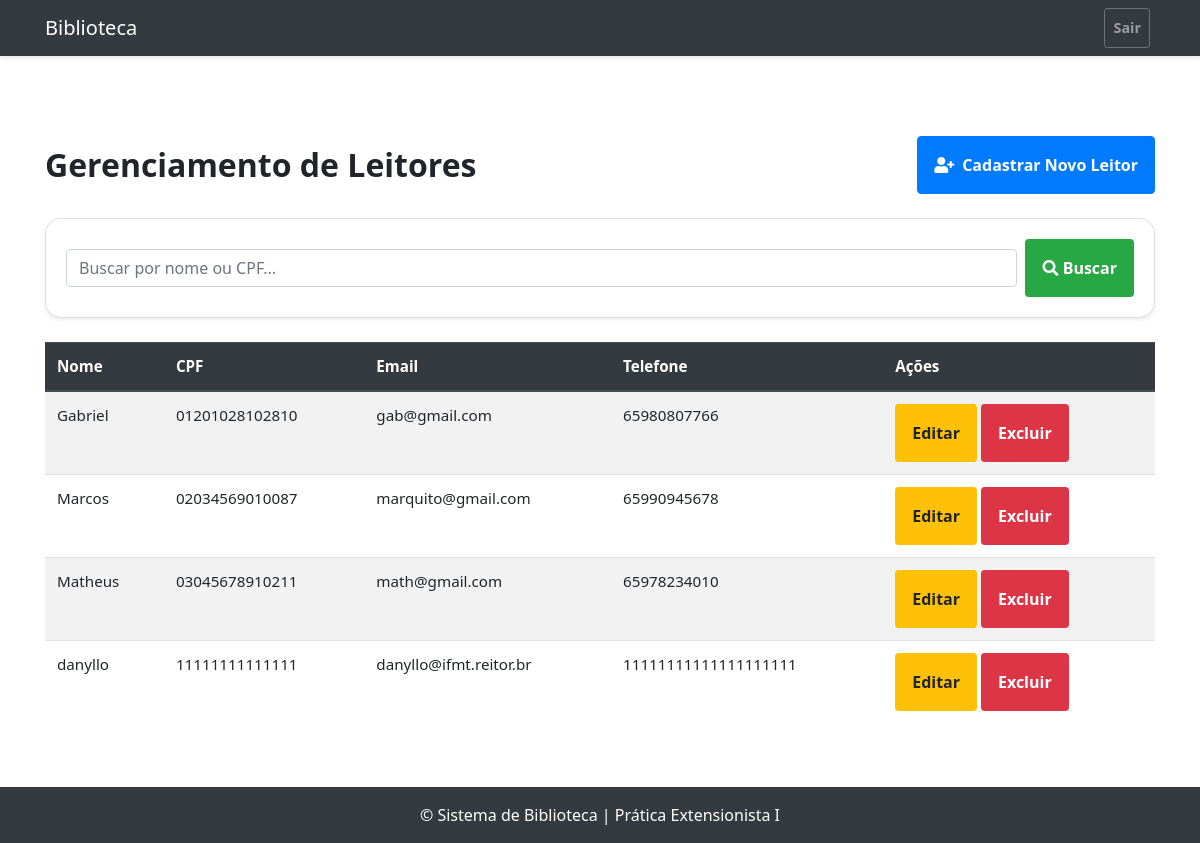
The app's page /leitor/consultar/ (signed in) with its own data.
### biblioteca/models.py (models this page shows, shortened)
class Leitor(models.Model):
    nome = models.CharField(max_length=100)
    cpf = models.CharField(max_length=14, unique=True)
    email = models.EmailField(unique=True)
    telefone = models.CharField(max_length=20, blank=True, null=True)
    endereco = models.CharField(max_length=200, blank=True, null=True)
    data_nascimento = models.DateField(blank=True, null=True)
    data_criacao = models.DateTimeField(auto_now_add=True)
    data_atualizacao = models.DateTimeField(auto_now=True)
    class Meta:
        verbose_name = "Leitor"
        verbose_name_plural = "Leitores"

### biblioteca/views.py (the view)
    def wrapper(request, *args, **kwargs):
        if 'funcionario_logado_id' not in request.session:
            messages.warning(request, "Você precisa estar logado para acessar esta página.")
            return redirect('login')
        return view_func(request, *args, **kwargs)

### biblioteca/views.py (called while the page is built)
def funcionario_login_required(view_func):
    def wrapper(request, *args, **kwargs):
        if 'funcionario_logado_id' not in request.session:
            messages.warning(request, "Você precisa estar logado para acessar esta página.")
            return redirect('login')
        return view_func(request, *args, **kwargs)
    return wrapper

@funcionario_login_required
def consultar_leitor(request):
    query = request.GET.get('q')
    leitores = Leitor.objects.all().order_by('nome')
    if query:
        leitores = leitores.filter(
            Q(nome__icontains=query) | Q(cpf__icontains=query)
        )
        if not leitores.exists():
            messages.info(request, f"Nenhum leitor encontrado para a busca: '{query}'.")
    return render(request, 'leitor/consultar_leitor.html', {'leitores': leitores, 'query': query})

### templates/leitor/consultar_leitor.html (shortened to what this page needs)
{% extends 'base.html' %} {% load static %} {% block content %}
<div class="container py-5">
  <div class="d-flex justify-content-between align-items-center mb-4">
    <h2 class="mb-0 font-weight-bold">Gerenciamento de Leitores</h2>
    <a href="{% url 'cadastrar_leitor' %}" class="btn btn-primary">
      <i class="fas fa-user-plus mr-2"></i>Cadastrar Novo Leitor
    </a>
  </div>
  <div class="card card-body mb-4 shadow-sm">
    <form
      method="GET"
      action="{% url 'leitor_consultar' %}"
      class="form-inline"
    >
      <input
        class="form-control flex-grow-1 mr-2"
        type="search"
        placeholder="Buscar por nome ou CPF..."
        name="q"
        value="{{ query|default:'' }}"
      />
      <button class="btn btn-success btn-sm" type="submit">
        <i class="fas fa-search"></i> Buscar
      </button>
    </form>
  </div>
  {% if leitores %}
  <div class="table-responsive">
    <table class="table table-striped table-hover">
      <thead class="thead-dark">
        <tr>
          <th>Nome</th>
          <th>CPF</th>
          <th>Email</th>
          <th>Telefone</th>
          <th>Ações</th>
        </tr>
      </thead>
      <tbody>
        {% for leitor in leitores %}
        <tr>
          <td>{{ leitor.nome }}</td>
          <td>{{ leitor.cpf }}</td>
          <td>{{ leitor.email }}</td>
          <td>{{ leitor.telefone|default:"-" }}</td>
          <td>
            <a
              href="{% url 'atualizar_leitor' leitor.pk %}"
              class="btn btn-warning btn-sm"
              >Editar</a
            >
            <a
              href="{% url 'excluir_leitor' leitor.pk %}"
              class="btn btn-danger btn-sm"
              >Excluir</a
            >
          </td>
        </tr>
        {% endfor %}
      </tbody>
    </table>
  </div>
  {% else %}
  <div class="alert alert-info" role="alert">
    {% if query %} Nenhum leitor encontrado para a busca: "{{ query }}". {% else
    %} Nenhum leitor cadastrado ainda. {% endif %}
  </div>
  {% endif %}
</div>
{% endblock %}

### static/css/estetica.css (style rules this page uses)
body { font-family: 'Segoe UI', Tahoma, Geneva, Verdana, sans-serif; }
.card { border-radius: 1rem; }
.btn { padding: 1rem; font-weight: bold; font-size: 1rem; }
table { font-size: 0.95rem; }

### records on screen
Leitor: nome "Gabriel", cpf "01201028102810", email "gab@gmail.com", telefone "65980807766"
Leitor: nome "Marcos", cpf "02034569010087", email "marquito@gmail.com", telefone "65990945678"
Leitor: nome "Matheus", cpf "03045678910211", email "math@gmail.com", telefone "65978234010"
Leitor: nome "danyllo", cpf "11111111111111", email "danyllo@ifmt.reitor.br", telefone "11111111111111111111"
